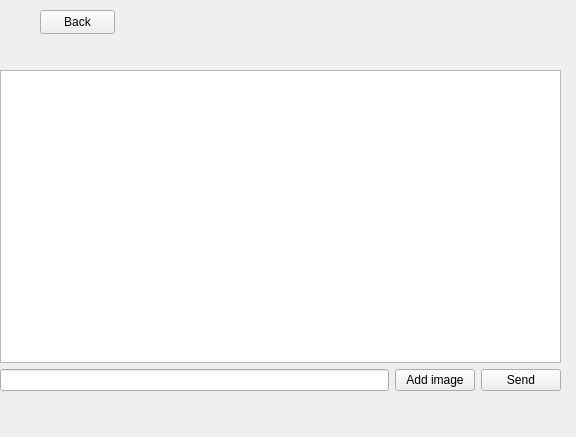
<?xml version="1.0" encoding="UTF-8"?>
<ui version="4.0">
 <class>ChatWidget</class>
 <widget class="QWidget" name="ChatWidget">
  <property name="geometry">
   <rect>
    <x>0</x>
    <y>0</y>
    <width>576</width>
    <height>437</height>
   </rect>
  </property>
  <property name="windowTitle">
   <string>Form</string>
  </property>
  <widget class="QWidget" name="verticalLayoutWidget">
   <property name="geometry">
    <rect>
     <x>0</x>
     <y>70</y>
     <width>561</width>
     <height>321</height>
    </rect>
   </property>
   <layout class="QVBoxLayout" name="verticalLayout_2">
    <item>
     <widget class="QListWidget" name="listWidget_chats">
      <property name="isWrapping" stdset="0">
       <bool>false</bool>
      </property>
      <property name="wordWrap">
       <bool>true</bool>
      </property>
     </widget>
    </item>
    <item>
     <layout class="QHBoxLayout" name="horizontalLayout_2">
      <item>
       <widget class="QLineEdit" name="lineEdit_message"/>
      </item>
      <item>
       <widget class="QPushButton" name="pushButton_addImage">
        <property name="text">
         <string>Add image</string>
        </property>
       </widget>
      </item>
      <item>
       <widget class="QPushButton" name="pushButton_send">
        <property name="text">
         <string>Send</string>
        </property>
       </widget>
      </item>
     </layout>
    </item>
   </layout>
  </widget>
  <widget class="QPushButton" name="pushButton_back">
   <property name="geometry">
    <rect>
     <x>40</x>
     <y>10</y>
     <width>75</width>
     <height>24</height>
    </rect>
   </property>
   <property name="text">
    <string>Back</string>
   </property>
  </widget>
 </widget>
 <resources/>
 <connections/>
</ui>
